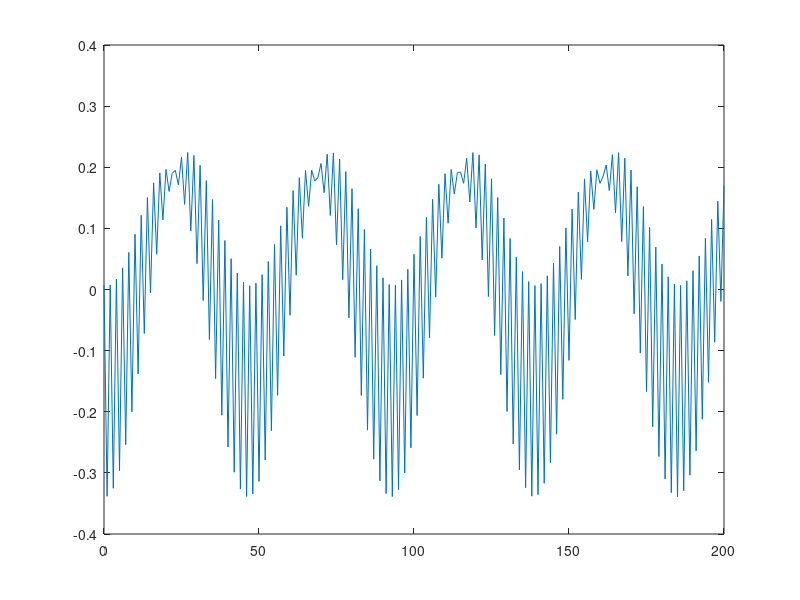

Write the MATLAB code that produced this figure.
clear;
clc;
format long
tic;

%% paramter

L = 4;
num_T = 200;
T = 0:num_T;
nT = num_T+1;
dt = 1;
len = 2^L;
g0 = 0.1;
J = -1;
g = 1;
% k = (2/L:2/L:1)';
k = (1/L:2/L:(L-1)/L)';
x = (0:L)';
xx = (0:L-1)';

%% computation of H_eff
ck = cospi(k);
sk = sinpi(k);
fact = sqrt(g^2+J^2+2*g*J*ck);
sf = sin(2*fact*dt)./fact;

expHkp_11 = cos(2*dt*fact) - 1i*(g+J*ck).*sf;
expHkp_22 = conj(expHkp_11);
expHkp_12 = -J*sk.*sf;
expHkp_21 = -expHkp_12;

fact = sqrt(g^2+J^2-2*g*J*ck);
sf = sin(2*fact*dt)./fact;

expHkm_11 = cos(2*dt*fact) - 1i*(-g+J*ck).*sf;
expHkm_22 = conj(expHkm_11);
expHkm_12 = -J*sk.*sf;
expHkm_21 = -expHkm_12;

expH_11 = expHkm_11.*expHkp_11 + expHkm_12.*expHkp_21;
expH_12 = expHkm_11.*expHkp_12 + expHkm_12.*expHkp_22;
expH_21 = expHkm_21.*expHkp_11 + expHkm_22.*expHkp_21;
expH_22 = expHkm_21.*expHkp_12 + expHkm_22.*expHkp_22;

a = real(expH_11);
b = imag(expH_11);
c = real(expH_12);
d = imag(expH_12);
fact = sqrt(b.^2 + c.^2 + d.^2);

H_eff_11 = 1i*((fact-b).*log(a-1i*fact) + (fact+b).*log(a+1i*fact))./(2*fact)/(2*dt);
% H_eff_22 = ((fact+b).*log(a-1i*fact) + (fact-b).*log(a+1i*fact))./(2*fact);
H_eff_22 = -H_eff_11;
H_eff_12 = -expH_12.*(log(a-1i*fact)-log(a+1i*fact))./(2*fact)/(2*dt);
H_eff_21 = conj(H_eff_12);

Hop_space = real(2*(cospi(xx*k')*H_eff_11))/L;
Gen_space = 2i*(sinpi(xx*k')*H_eff_12)/L;

order = sum(abs(Hop_space(1:L/2).*(1:L/2)'))/sum(abs(Hop_space(1:L/2)));

%% construction of Hamiltonian
A = zeros(L);
for i = 1:L-1
    A(i,i+1) = 1/2;
    A(i+1,i) = 1/2;
end
A(L,1) = -1/2;
A(1,L) = -1/2;

B = zeros(L);
for i = 1:L-1
    B(i,i+1) = 1/2;
    B(i+1,i) = -1/2;
end
B(L,1) = -1/2;
B(1,L) = 1/2;

%% initial state
Hxx = [A,B;
      -B,-A];
Hz = [ones(L,1);-ones(L,1)];
H0 = g0*diag(Hz) + J*Hxx;
[V, D] = eig(H0);
e = diag(D);
e_GS = sum(e(1:L));

V_GS = V(:,1:L);
G0 = V_GS*V_GS';
G = G0;
Gt_store = cell(nT,1);
Gt_store{1} = G;

%% time evolution
sz1sz2 = zeros(1,nT);
sz1sz2(1) = 1-4*G(1,1)+4*(G(1,1)^2+G(1+L,2)^2-G(1,2)^2);
n1 = zeros(1,nT);
n1(1) = G(1,1);

% exp(Hm)*exp(Hp)
[Vp,Dp] = eig(J*Hxx+g*diag(Hz));
ep = diag(Dp);
[Vm,Dm] = eig(J*Hxx-g*diag(Hz));
em = diag(Dm);

trans_p = exp(2i*ep);
trans0_p = Vp.*trans_p'*Vp';
trans_m = exp(2i*em);
trans0_m = Vm.*trans_m'*Vm';

for i = 2:nT
    % Hp
    G = trans0_p'*G*trans0_p;

    % Hm
    G = trans0_m'*G*trans0_m;
    Gt_store{i} = G;
    sz1sz2(i) = 1-4*G(1,1)+4*(G(1,1)^2+abs(G(1+L,2))^2-G(1,2)^2);
    n1(i) = G(1,1);
end

% % exp(-1i*H_eff)
% H_hop = zeros(L);
% H_gen = zeros(L);
% temp_Hop = Hop_space;
% temp_Gen = Gen_space;
% for i = 1:L
%     H_hop(:,i) = temp_Hop;
%     H_gen(:,i) = temp_Gen;
%     temp_Hop = [-temp_Hop(L);temp_Hop(1:L-1)];
%     temp_Gen = [-temp_Gen(L);temp_Gen(1:L-1)];
% end
% 
% % H_eff = [H_hop,H_gen;H_gen',-H_hop];
% H_eff = [H_hop/2,H_gen/2;-conj(H_gen)/2,-H_hop/2];
% [V,D] = eig(H_eff);
% e = diag(D);
% 
% trans = exp(2i*e*2*dt);
% trans0 = V.*trans'*V';
% 
% for i = 2:nT
%     G = trans0'*G*trans0;
%     Gt_store{i} = G;
%     sz1sz2(i) = 1-4*G(1,1)+4*(G(1,1)^2+abs(G(1+L,2))^2-G(1,2)^2);
%     n1(i) = G(1,1);
% end

%% calculate observable

figure;
set(gcf, 'position', [250 70 1400 900]);
% subplot(2,1,1)
plot(T,sz1sz2);

toc;
